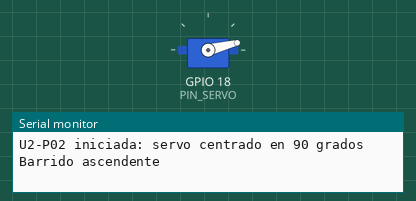
The sketch below on a simulated ESP32. Shown: servo, the last lines printed to the serial monitor.

Above: at 1.35 s.
At 2.2 s:
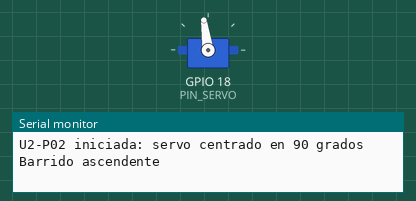
At 3.05 s:
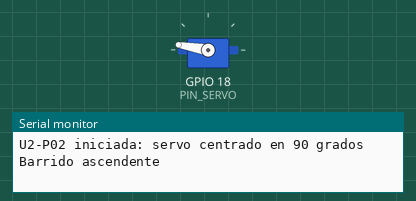
At 4.75 s:
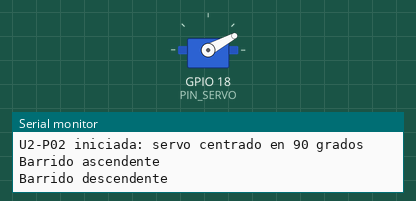
Timing chart, 0 to 6.6 s (numbered marks = the images above):
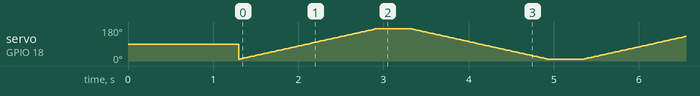

The sketch:

U2-P02-servomotor.ino
```cpp
/*
  U2-P02 - Servomotor SG90 en GPIO18
  Placa: ESP32 DevKit V1 de 30 pines
  Biblioteca: ESP32Servo
  Alimentacion del servo: fuente externa de 5 V con GND comun
  Monitor serie: 115200 bit/s
*/
#include <ESP32Servo.h>
Servo servo;
const uint8_t PIN_SERVO = 18;
const int ANGULO_MINIMO = 10;
const int ANGULO_MAXIMO = 170;
const int PASO = 2;
const uint16_t PAUSA_MS = 20;
void setup() {
  Serial.begin(115200);
  delay(300);
  // Reserva un temporizador PWM para la biblioteca.
  ESP32PWM::allocateTimer(0);
  // Los servos convencionales reciben una orden de 50 Hz.
  servo.setPeriodHertz(50);
  // 500 y 2400 us son valores iniciales de trabajo.
  // Deben ajustarse si el servo zumba o alcanza un tope mecanico.
  servo.attach(PIN_SERVO, 500, 2400);
  servo.write(90);
  Serial.println("U2-P02 iniciada: servo centrado en 90 grados");
  delay(1000);
}
void loop() {
  Serial.println("Barrido ascendente");
  for (int angulo = ANGULO_MINIMO;
       angulo <= ANGULO_MAXIMO;
       angulo += PASO) {
    servo.write(angulo);
    delay(PAUSA_MS);
  }
  delay(400);
  Serial.println("Barrido descendente");
  for (int angulo = ANGULO_MAXIMO;
       angulo >= ANGULO_MINIMO;
       angulo -= PASO) {
    servo.write(angulo);
    delay(PAUSA_MS);
  }
  delay(400);
}
```
